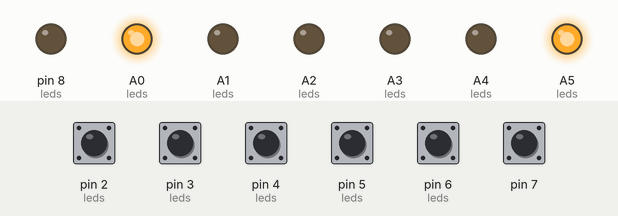
A sketch run on a simulated Arduino Uno, built with avr-gcc and run on an emulated ATmega328P. Parts: output pins drawn as LEDs (lit = HIGH). Inputs (shaded band) come from the test bench; at power-on: pin 2 (leds), pin 3 (leds), pin 4 (leds), pin 5 (leds), pin 6 (leds), pin 7 HIGH. MIDI output is not drawn; EEPROM starts erased.

Above: at 1.2 s.
1.3 s: pin 3 (leds) pulled LOW for 0.15 s
At 2.1 s:
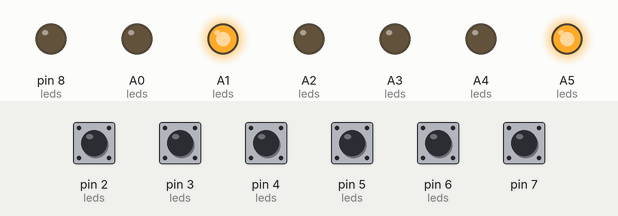
2.9 s: pin 4 (leds) pulled LOW for 0.15 s
At 4.1 s:
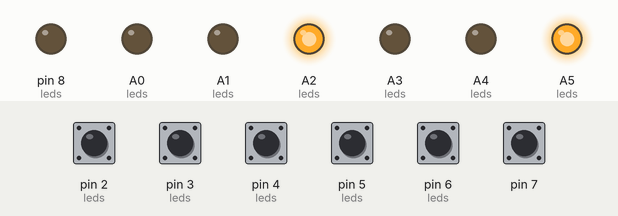
4.5 s: pin 5 (leds) pulled LOW for 0.15 s
At 5.6 s:
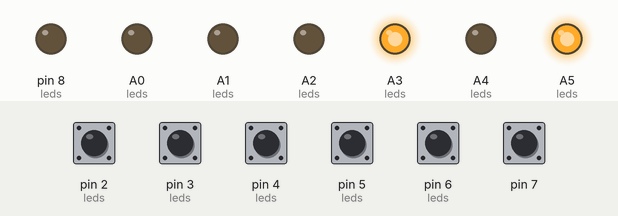
6.1 s: pin 6 (leds) pulled LOW for 0.15 s
At 7.1 s:
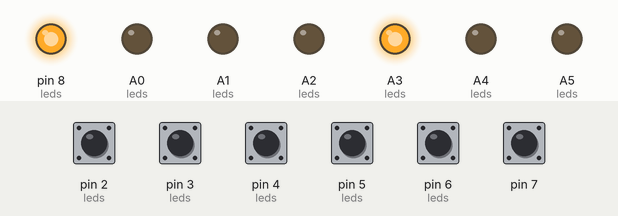
7.7 s: pin 7 pulled LOW for 0.15 s
At 8.1 s:
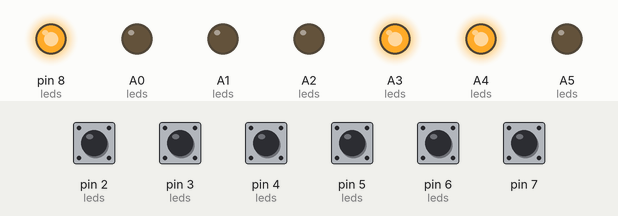
9.3 s: pin 6 (leds) pulled LOW for 1 s
At 10.8 s:
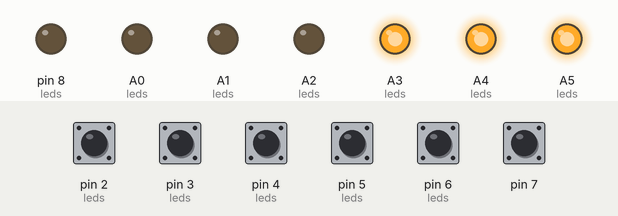
Timing chart, 0 to 12.3 s (numbered marks = the images above; inputs shaded):
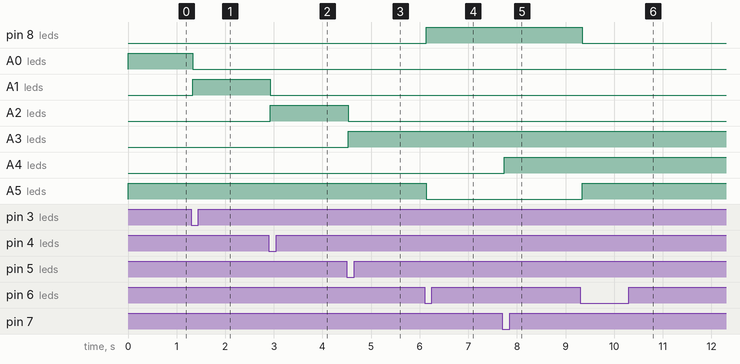

The sketch:

marshall_pedl.ino
```cpp
#include <MIDI.h>
#include <EEPROM.h>

MIDI_CREATE_DEFAULT_INSTANCE();
#define VERSION 0xdeafbea4
#define MIDI_CHANNEL 1

typedef enum {
  BUTTON_CLEAN = 0,
  BUTTON_CRUNCH,
  BUTTON_OD1,
  BUTTON_OD2,
  BUTTON_MASTER,
  BUTTON_FXLOOP
} ButtonType;

typedef enum {
  CHANNEL_CLEAN = 0,
  CHANNEL_CRUNCH,
  CHANNEL_OD1,
  CHANNEL_OD2,
} ChannelType;

typedef enum {
  LED_CLEAN = 0,
  LED_CRUNCH,
  LED_OD1,
  LED_OD2,
  LED_MASTER1,
  LED_MASTER2,
  LED_FXLOOP
} LedType;

struct settings_t {
  settings_t()
    : version(VERSION), channel(MIDI_CHANNEL){};
  settings_t(uint8_t channel)
    : version(VERSION), channel(channel){};
  uint32_t version;
  uint8_t channel;
  uint8_t reserved1;
  uint16_t reserved2;
  uint32_t reserved3;
};

struct button_t {
  button_t(ButtonType type, uint8_t pin, uint32_t millis, bool state)
    : type(type), pin(pin), lastMillis(millis), lastState(state){};
  ButtonType type;
  uint8_t pin;
  uint32_t lastMillis;
  bool lastState;
};

struct channel_t {
  channel_t(ChannelType type, uint8_t midival, bool selected, bool fxloop, bool master)
    : type(type), midiValue(midival), selected(selected), fxloop(fxloop), master(master){};
  ChannelType type;
  uint8_t midiValue;
  bool selected;
  bool fxloop;
  bool master;  //true for master 1, false for master 2
};

struct led_t {
  led_t(LedType type, uint8_t pin)
    : type(type), pin(pin){};
  LedType type;
  uint8_t pin;
};

// Globals
static struct settings_t settings = settings_t();
static struct channel_t *currentchannel = nullptr;

#define SETTINGS_MEM_OFFSET 0
//Store the amp channel data at an offset in EEPROM.
//This offset must be larger than settings_t size in bytes.
#define CHANNELS_MEM_OFFSET sizeof(struct settings_t)


static struct button_t buttons[] = {
  button_t(BUTTON_CLEAN, 2, 0, HIGH),   // D2
  button_t(BUTTON_CRUNCH, 3, 0, HIGH),  // D3
  button_t(BUTTON_OD1, 4, 0, HIGH),     // D4
  button_t(BUTTON_OD2, 5, 0, HIGH),     // D5
  button_t(BUTTON_MASTER, 6, 0, HIGH),  // D6
  button_t(BUTTON_FXLOOP, 7, 0, HIGH),  // D7
};

static struct channel_t channels[] = {
  channel_t(CHANNEL_CLEAN, 0, true, false, true),  // Selected by default if there is no data in the EEPROM
  channel_t(CHANNEL_CRUNCH, 1, false, false, true),
  channel_t(CHANNEL_OD1, 2, false, false, true),
  channel_t(CHANNEL_OD2, 3, false, false, true),
};

static struct led_t leds[] = {
  led_t(LED_CLEAN, A0),
  led_t(LED_CRUNCH, A1),
  led_t(LED_OD1, A2),
  led_t(LED_OD2, A3),
  led_t(LED_FXLOOP, A4),
  led_t(LED_MASTER1, A5),
  led_t(LED_MASTER2, 8),  // D8, since nano only allows A0-A5 as digital outputs
};

void sendChannel(struct channel_t *channel)
{
  MIDI.sendProgramChange(channel->midiValue, settings.channel);
}

void sendMaster(bool on)
{
  MIDI.sendControlChange(14, (on) ? 0 : 1, settings.channel);
}

void sendFxLoop(bool on)
{
  MIDI.sendControlChange(13, (on) ? 1 : 0, settings.channel);
}

void syncAmp()
{
  // This syncing is only done when 'resetting' the pedal so that the
  // pedal and amp start in the same state.
  delay(1000);
  // Loop through each channel, setting the master to 1 and FX loop off.
  // This provides a consistent starting state which matches the initalized
  // channel states in this code.
  for (const struct channel_t &channel : channels) {
    sendChannel(&channel);
    updateLedsForChannel(&channel);
    delay(300);
    // Set master 1.
    sendMaster(true);
    updateLedsForChannel(&channel);
    delay(300);
    // Set FX loop off.
    sendFxLoop(false);
    updateLedsForChannel(&channel);
    delay(300);
  }
}

void blinknumber(int num, int millis)
{
  digitalWrite(LED_BUILTIN, LOW);
  for (int i = 0; i < num; i++) {
    digitalWrite(LED_BUILTIN, HIGH);
    delay(millis);
    digitalWrite(LED_BUILTIN, LOW);
    delay(millis);
  }
  delay(1000);
}

void blinkAllLeds(unsigned long blinkmillis)
{
  for (const struct led_t &led : leds) {
    setLed(&led, true);
  }
  delay(blinkmillis);
  for (const struct led_t &led : leds) {
    setLed(&led, false);
  }
}

void ledTest()
{
  for (const struct led_t &led : leds) {
    digitalWrite(led.pin, HIGH);
    delay(500);
    digitalWrite(led.pin, LOW);
  }
}

void midiTest()
{
  uint8_t val = HIGH;
  pinMode(leds[3].pin, OUTPUT);
  uint8_t channel = 1;
  while(true) {
    MIDI.sendControlChange(/*controlnumber=*/14, /*value=*/50, /*channel=*/1);
    MIDI.sendProgramChange(/*programnum=*/12, /*channel=*/1);
    if (channel == 16) { channel = 1; }
    digitalWrite(leds[0].pin, val);
    val = (val == HIGH) ? LOW : HIGH;
    delay(1000);
  }
}

bool isButtonPressedWithoutBounce(struct button_t *button)
{
  return (digitalRead(button->pin) == LOW) ? true : false;
}

bool isButtonPressedWithBounce(struct button_t *button)
{
  // Read and debounce button, return true once debounced.
  // Meant to be called multiple times from the main loop.
  const static unsigned long debounceTime = 30;
  bool pressed = false;
  // Read the button's current state.
  bool state = digitalRead(button->pin);

  //  button states
  //  -------------
  //  button->state = high;
  //  button->millis = 0;
  //
  //  button->state = low;
  //  button->millis = X;
  //
  //  button->state = low/high;
  //  button->millis = X + variable;
  //
  //  button->state = low;
  //  button->millis > debounce;
  //
  //  button->state = high;
  //  button->millis > debounce; // reset to button->millis = 0 (back to beginning state)

  if (state != button->lastState) {
    // Button pushed or bouncing, reset the counter each time it happens and save
    // the last state.
    button->lastMillis = millis();
    button->lastState = state;
  } else if (state == LOW && (millis() > (button->lastMillis + debounceTime))) {
    if (button->lastMillis != 0) {
      pressed = true;
    }
    // Only register the first time it's out of the debounce period.
    button->lastMillis = 0;
  } else if (state == HIGH && (millis() > (button->lastMillis + debounceTime))) {
    // Button sitting idle high, reset the counter.
    button->lastMillis = 0;
  }
  return pressed;
}

button_t *getPressedButton()
{
  for (const struct button_t &button : buttons) {
    if (isButtonPressedWithBounce(&button)) {
      return &button;
    }
  }
  return nullptr;
}

void setLed(struct led_t *led, bool on)
{
  digitalWrite(led->pin, (on) ? HIGH : LOW);
}

void updateLedsForChannel(struct channel_t *channel)
{
  for (const struct led_t &led : leds) {
    switch (led.type) {
      case LED_CLEAN:
        setLed(&led, channel->type == CHANNEL_CLEAN);
        break;
      case LED_CRUNCH:
        setLed(&led, channel->type == CHANNEL_CRUNCH);
        break;
      case LED_OD1:
        setLed(&led, channel->type == CHANNEL_OD1);
        break;
      case LED_OD2:
        setLed(&led, channel->type == CHANNEL_OD2);
        break;
      case LED_FXLOOP:
        setLed(&led, channel->fxloop);
        break;
      case LED_MASTER1:
        setLed(&led, channel->master);
        break;
      case LED_MASTER2:
        setLed(&led, !channel->master);
        break;
      default:
        setLed(&led, false);
    }
  }
}

bool loadSettingsFromEeprom()
{
  struct settings_t eeprom_data;
  eeprom_read_block(&eeprom_data, (void *)SETTINGS_MEM_OFFSET, sizeof(settings));

  if (eeprom_data.version != VERSION) {
    return false;
  }
  settings = eeprom_data;
  return true;
}

void loadChannelsFromEeprom()
{
  for (int i = 0; i < sizeof(channels) / sizeof(channel_t); i++) {
    eeprom_read_block(&channels[i], (void *)(CHANNELS_MEM_OFFSET + (sizeof(struct channel_t) * i)), sizeof(struct channel_t));
  }
}

void loadFromEeprom()
{
  // Read settings from EEPROM.
  if (loadSettingsFromEeprom()) {
    // Read channels from EEPROM only if settings are good.
    loadChannelsFromEeprom();
  }
}

void saveSettingsToEeprom()
{
  eeprom_write_block(&settings, (void *)SETTINGS_MEM_OFFSET, sizeof(struct settings_t));
}

void saveChannelsToEeprom()
{
  for (int i = 0; i < sizeof(channels) / sizeof(channel_t); i++) {
    eeprom_write_block(&channels[i], (void *)(CHANNELS_MEM_OFFSET + (sizeof(struct channel_t) * i)), sizeof(struct channel_t));
  }
}

void clearEeprom()
{
  bool ledstate = false;
  for (int i = 0; i < EEPROM.length(); i++) {
    EEPROM.write(i, 0);
    if (i % 4 == 0) {
      ledstate = !ledstate;
      setLed(&leds[0], ledstate);
    }
  }
}

void saveToEeprom()
{
  // Write settings to EEPROM.
  saveSettingsToEeprom();

  // Write channels to EEPROM.
  saveChannelsToEeprom();
}

void selectChannel(ChannelType type)
{
  // Same channel selected, don't do anything.
  if (type == currentchannel->type) {
    return;
  }
  for (struct channel_t &channel : channels) {
    if (channel.type == type) {
      channel.selected = true;
      currentchannel->selected = false;
      currentchannel = &channel;
    }
  }
  updateLedsForChannel(currentchannel);
  sendChannel(currentchannel);
  saveChannelsToEeprom();
}

void selectMaster()
{
  currentchannel->master = !currentchannel->master;
  sendMaster(currentchannel->master);
  updateLedsForChannel(currentchannel);
  saveToEeprom();
}

void toggleFxLoop()
{
  currentchannel->fxloop = !currentchannel->fxloop;
  sendFxLoop(currentchannel->fxloop);
  updateLedsForChannel(currentchannel);
  saveToEeprom();
}

void handleButtonPress(struct button_t *button)
{
  switch (button->type) {
    case BUTTON_CLEAN:
      selectChannel(CHANNEL_CLEAN);
      break;
    case BUTTON_CRUNCH:
      selectChannel(CHANNEL_CRUNCH);
      break;
    case BUTTON_OD1:
      selectChannel(CHANNEL_OD1);
      break;
    case BUTTON_OD2:
      selectChannel(CHANNEL_OD2);
      break;
    case BUTTON_MASTER:
      selectMaster();
      break;
    case BUTTON_FXLOOP:
      toggleFxLoop();
      break;
    default:
      break;
  }
}

void setup()
{
  for (const struct button_t &button : buttons) {
    pinMode(button.pin, INPUT_PULLUP);
  }

  for (const struct led_t &led : leds) {
    pinMode(led.pin, OUTPUT);
    digitalWrite(led.pin, LOW);
  }

  MIDI.begin(MIDI_CHANNEL);

  // Holding master button on power on initializes reset.
  if (isButtonPressedWithoutBounce(&buttons[BUTTON_MASTER])) {
    clearEeprom();
    blinkAllLeds(700);
    syncAmp();
    blinkAllLeds(700);
    // select CHANNEL_CLEAN
    currentchannel = &channels[0];
    saveToEeprom();
  }

  // Read settings from eeprom into settings and channels.
  loadFromEeprom();

  // Load the channels
  for (const struct channel_t &channel : channels) {
    if (channel.selected) {
      currentchannel = &channel;
    }
  }
  // If no channel is selected, something went wrong.
  // User should reset the eeprom and try again.
  // This should never happen since the default channel initialization selects CHANNEL_CLEAN.
  if (currentchannel == nullptr) {
    while (true) {
      blinkAllLeds(500);
      delay(500);
    }
  }
  sendChannel(currentchannel);
  updateLedsForChannel(currentchannel);
}

void loop()
{
  // Check for pressed buttons and handle them.
  struct button_t *button = getPressedButton();
  if (button != nullptr) {
    handleButtonPress(button);
  }
  delay(5);
}
```

Measured:
- after the input at 1.3 s, A0 (leds): HIGH → LOW at once; A1 (leds): LOW → HIGH at once
- after the input at 2.9 s, A1 (leds): HIGH → LOW at once; A2 (leds): LOW → HIGH at once
- after the input at 4.5 s, A2 (leds): HIGH → LOW at once; A3 (leds): LOW → HIGH at once
- after the input at 6.1 s, pin 8 (leds): LOW → HIGH at once; A5 (leds): HIGH → LOW at once
- after the input at 7.7 s, A4 (leds): LOW → HIGH at once
- after the input at 9.3 s, pin 8 (leds): HIGH → LOW at once; A5 (leds): LOW → HIGH at once
